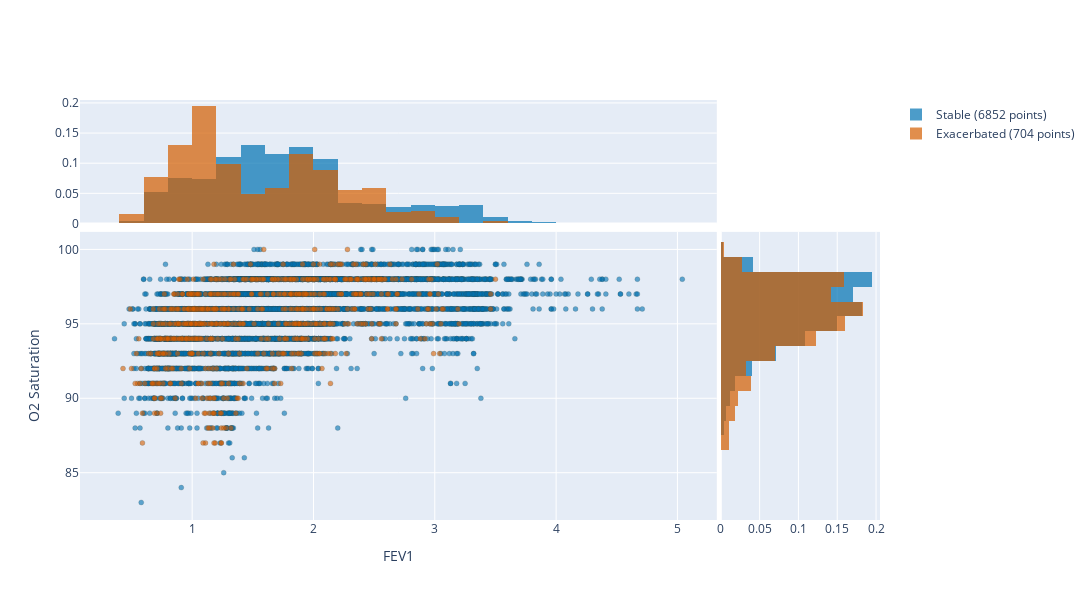

Here is the notebook cell this chart was saved with:
### Markdown cell above
## Summary plot (+ partitioning)

### Code cell
# Add exacerbated labels
# Compute exacerbation labels
# O2_FEV1_processed = compute_ex_labels_from_heuristics(antibioticsdata, patientsdata, O2_FEV1)

# Get exacerbation labels from the predictive classifier
O2_FEV1_processed = merge_pred_ex_labels_to(O2_FEV1, get_pred_ex_labels())

# Smooth
O2_FEV1_processed = smooth(O2_FEV1_processed, ['FEV1', 'FEV1 % Predicted'], mode="max")
O2_FEV1_processed = smooth(O2_FEV1_processed, ['O2 Saturation'], mode="mean")
print("Removed {} nan entries after max smoothing, kept {}".format(O2_FEV1_processed.isna().sum().max(), O2_FEV1_processed.shape[0]))
O2_FEV1_processed.dropna(inplace=True)

# Normalise
O2_FEV1_processed = norm_by_stable_baseline(O2_FEV1_processed,
                                            ['O2 Saturation', 'O2 Saturation smoothed', 'FEV1', 'FEV1 % Predicted', 'FEV1 smoothed', 'FEV1 % Predicted smoothed'])

# Settings
prefix, ex_column, x, y = set_x_y_vars(
      with_predicted_labels=True,
      with_predicted_fev1=False,
      is_smoothed_fev=False,
      is_smoothed_o2=False,
      is_normalised=False,
  )

is_partitioned= False
if not is_partitioned:
  # Plot O2-FEV with respective displots
  fig=plot_o2_fev_with_displots(O2_FEV1_processed, x, y, ex_column)
  fig.show()
  fig.write_image("{}/Ex labels {} {}-{}.pdf".format(plotsdir, prefix, x, y), width=1400, height=600)

  # Plot subsampled O2-FEV scatter
  fig = plot_subsampled_scatter(x, y, O2_FEV1_processed, random_state=7)
  fig.show()
  
else:
  # Use partitioned data. Note that this requires smoothed True and Predicted FEV1 False

  predicted_fev1_thresholds = [2.4, 3.2, 4]

  # Print number of uniaue ID
  print("There are {} different individuals".format(len(O2_FEV1_processed.ID.unique())))

  # Filter by unique ID
  O2_FEV1_processed = O2_FEV1_processed.groupby('ID').filter(lambda l: len(l) > 1)
  # Check if individual's Predicted FEV1 position wrt to groups thresholds
  O2_FEV1_processed['Predicted FEV1 Group'] = O2_FEV1_processed['Predicted FEV1'].apply(lambda l: value_to_group(l, predicted_fev1_thresholds))

  # Create a for loop for each Group
  # parition_variable = 'FEV1 % Predicted smoothed'
  parition_variable = 'Predicted FEV1'

  for fev_group in O2_FEV1_processed[parition_variable + ' Group'].unique():
    mask = O2_FEV1_processed[parition_variable + ' Group'] == fev_group
    # Count patients
    n_patients=len(O2_FEV1_processed[mask].ID.unique())

    # Plot scatter plot using plotly with O2_FEV1_processed[mask], x, y, ex_column with color from get_ex_color() and get_stable_color()
    fig = px.scatter(O2_FEV1_processed[mask], x=x, y=y, color=ex_column, color_discrete_sequence=[get_stable_color(), get_ex_color()])
    # Set x axes range to min max of O2_FEV1_processed[x]
    fig.update_xaxes(range=[O2_FEV1_processed[x].min()*0.95, O2_FEV1_processed[x].max()*1.05])
    fig.update_layout(title="{} patients, {} {}".format(n_patients, parition_variable, fev_group))

    fig.show()
    fig.write_image("{}/Ex labels {} {}-{} group {}.pdf".format(plotsdir, prefix, x, y, fev_group), width=1400, height=600)

# Save O2_FEV1_processed to excel file in plotsdir
O2_FEV1_processed.to_excel(plotsdir + "O2_FEV1_processed.xlsx")

### Figure 1 — Plotly figure (JSON) as saved in the notebook; plotly's stock layout.template omitted (floating-point values rounded to 4 significant figures; data arrays with more than 128 entries replaced by an {"elided": "..."} marker saying what was removed)
{"data": [{"marker": {"color": "rgba(000,114,178,0.6)", "line": {"color": "DarkSlateGrey", "width": 0.2}, "size": 5}, "mode": "markers", "showlegend": false, "type": "scatter", "x": {"elided": "6852 float values"}, "xaxis": "x3", "y": {"elided": "6852 int values"}, "yaxis": "y3"}, {"marker": {"color": "rgba(213,094,000,0.6)", "line": {"color": "DarkSlateGrey", "width": 0.2}, "size": 5}, "mode": "markers", "showlegend": false, "type": "scatter", "x": {"elided": "704 float values"}, "xaxis": "x3", "y": {"elided": "704 int values"}, "yaxis": "y3"}, {"histnorm": "probability", "marker": {"color": "rgba(000,114,178,0.7)"}, "nbinsx": 24, "showlegend": false, "type": "histogram", "x": {"elided": "6852 float values"}, "xaxis": "x", "yaxis": "y"}, {"histnorm": "probability", "marker": {"color": "rgba(213,094,000,0.7)"}, "nbinsx": 24, "showlegend": false, "type": "histogram", "x": {"elided": "704 float values"}, "xaxis": "x", "yaxis": "y"}, {"histnorm": "probability", "marker": {"color": "rgba(000,114,178,0.7)"}, "name": "Stable (6852 points)", "type": "histogram", "xaxis": "x4", "y": {"elided": "6852 int values"}, "yaxis": "y4"}, {"histnorm": "probability", "marker": {"color": "rgba(213,094,000,0.7)"}, "name": "Exacerbated (704 points)", "type": "histogram", "xaxis": "x4", "y": {"elided": "704 int values"}, "yaxis": "y4"}], "layout": {"barmode": "overlay", "height": 600, "width": 1400, "xaxis": {"anchor": "y", "domain": [0, 0.796], "matches": "x3", "showticklabels": false}, "xaxis2": {"anchor": "y2", "domain": [0.801, 1], "matches": "x4", "showticklabels": false}, "xaxis3": {"anchor": "y3", "domain": [0, 0.796], "title": {"text": "FEV1"}}, "xaxis4": {"anchor": "y4", "domain": [0.801, 1]}, "yaxis": {"anchor": "x", "domain": [0.706, 1]}, "yaxis2": {"anchor": "x2", "domain": [0.706, 1], "matches": "y", "showticklabels": false}, "yaxis3": {"anchor": "x3", "domain": [0, 0.686], "title": {"text": "O2 Saturation"}}, "yaxis4": {"anchor": "x4", "domain": [0, 0.686], "matches": "y3", "showticklabels": false}}}
